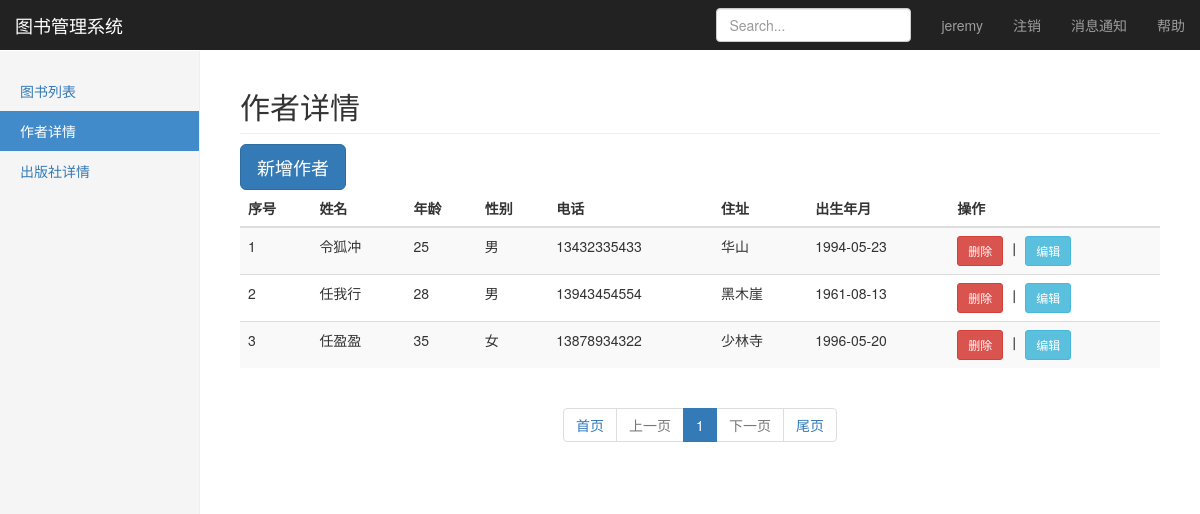
/index_author/ (signed in), run on the app's committed database.
### AppLibrary/models.py (models this page shows)
class Author(models.Model):
    name = models.CharField(max_length=32)
    age = models.SmallIntegerField()
    au_detail = models.OneToOneField("AuthorDetail", on_delete=models.CASCADE)

class AuthorDetail(models.Model):
    gender_choices = (
        (0, "女"),
        (1, "男"),
        (2, "保密"),
    )
    gender = models.SmallIntegerField(choices=gender_choices)
    tel = models.CharField(max_length=32)
    addr = models.CharField(max_length=64)
    birthday = models.DateField()

### AppLibrary/views.py (the view)
# urls.py: path(r'index_author/', views.index_author),
@login_required(login_url='/login/')
def index_author(request):
    author_obj = models.Author.objects.all()
    current_page = request.GET.get("page", default="1")
    paginator = Paginator(request, current_page, author_obj.count(), 10, 11)
    auth_list = author_obj[paginator.start: paginator.end]
    return render(request, 'index_author.html', {'author_obj': author_obj,
                                                 'current_page': current_page,
                                                 'paginator': paginator,
                                                 'publish_list': auth_list})

### AppLibrary/My_Paginator.py (called while the page is built)
    @property
    def start(self):
        return (self.current_page - 1) * self.per_page

    @property
    def end(self):
        return self.current_page * self.per_page

### templates/index_author.html (shortened to what this page needs)
{% extends 'base.html' %}
{% block css %}
    {{ block.super }}
{% endblock css %}
{% block bar %}
    <div id="navbar" class="navbar-collapse collapse">
        <ul class="nav navbar-nav navbar-right">
            <li><a href="#">{{ request.user.username }}</a></li>
            <li><a href="/logout/">注销</a></li>
            <li><a href="#">消息通知</a></li>
            <li><a href="#">帮助</a></li>
        </ul>
        <form class="navbar-form navbar-right">
            <input type="text" class="form-control" placeholder="Search...">
        </form>
    </div>
{% endblock bar %}
{% block index_form %}
    <div class="container-fluid">
        <div class="row">
            <div class="col-sm-3 col-md-2 sidebar">
                <ul class="nav nav-sidebar">
                    <li><a href="/index_book/">图书列表</a></li>
                    <li class="active"><a href="/index_author/">作者详情<span class="sr-only">(current)</span></a></li>
                    <li><a href="/index_publish/">出版社详情</a></li>
                </ul>
            </div>
            <div class="col-sm-9 col-sm-offset-3 col-md-10 col-md-offset-2 main">
                <h2 class="sub-header">作者详情</h2>
                <button type="button" class="btn btn-primary btn-lg " id="add_auth">新增作者</button>
                <div class="table-responsive">
                    <table class="table table-striped table-hover">
                        <thead>
                        <tr>
                            <th>序号</th>
                            <th>姓名</th>
                            <th>年龄</th>
                            <th>性别</th>
                            <th>电话</th>
                            <th>住址</th>
                            <th>出生年月</th>
                            <th>操作</th>
                        </tr>
                        </thead>
                        <tbody>
                        {% for authors in author_obj %}
                            <tr>
                                <td>{{ forloop.counter }}</td>
                                <td>{{ authors.name }}</td>
                                <td>{{ authors.age }}</td>
                                <td>{{ authors.au_detail.get_gender_display }}</td>
                                <td>{{ authors.au_detail.tel }}</td>
                                <td>{{ authors.au_detail.addr }}</td>
                                <td>{{ authors.au_detail.birthday|date:"Y-m-d" }}</td>
                                <td>
                                    <button class="btn btn-danger btn-sm del_btn" au_pk={{ authors.pk }}>删除</button>
                                    丨
                                    <a href="/edit_author/?edit_pk={{ authors.pk }}&page={{ current_page }}">
                                        <button class="btn btn-info btn-sm edit_btn">编辑</button>
                                    </a>
                                </td>
                            </tr>
                        {% endfor %}
                        </tbody>
                    </table>
                </div>
                <div class="">
                    {{ paginator.page_html|safe }}
                </div>
            </div>
        </div>
    </div>
{% endblock index_form %}

### statics/css/index.css (style rules this page uses)
body { padding-top: 50px; }
.sub-header { padding-bottom: 10px; border-bottom: 1px solid #eee; }
.sidebar { display: none; }
@media (min-width: 768px) { .sidebar { position: fixed; top: 51px; bottom: 0; left: 0; z-index: 1000; display: block; padding: 20px; overflow-x: hidden; overflow-y: auto; background-color: #f5f5f5; border-right: 1px solid #eee; } }
.nav-sidebar { margin-right: -21px; margin-bottom: 20px; margin-left: -20px; }
.nav-sidebar > li > a { padding-right: 20px; padding-left: 20px; }
.nav-sidebar > .active > a, .nav-sidebar > .active > a:hover, .nav-sidebar > .active > a:focus { color: #fff; background-color: #428bca; }
.main { padding: 20px; }
@media (min-width: 768px) { .main { padding-right: 40px; padding-left: 40px; } }

### data on the page
Author: name "令狐冲", age "25", au_detail.gender "男", au_detail.tel "13432335433", au_detail.addr "华山", au_detail.birthday "1994-05-23"
Author: name "任我行", age "28", au_detail.gender "男", au_detail.tel "13943454554", au_detail.addr "黑木崖", au_detail.birthday "1961-08-13"
Author: name "任盈盈", age "35", au_detail.gender "女", au_detail.tel "13878934322", au_detail.addr "少林寺", au_detail.birthday "1996-05-20"

### other printed values
{{ request.user.username }} "jeremy"
{{ paginator.page_html|safe }} "首页 上一页 1 下一页 尾页"
